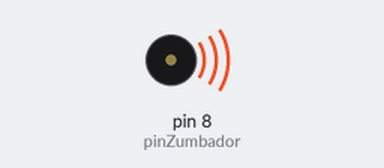
Bench run of a sketch on a simulated Arduino Uno, built with avr-gcc and run on an emulated ATmega328P. On the bench: buzzer (waves = sounding).

Above: at 0.2 s.
Timing chart, 0 to 3.0 s (numbered marks = the images above):
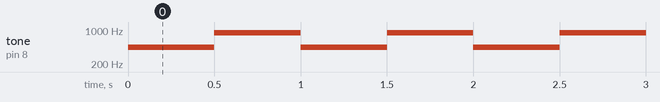

Measured:
- by itself, tone on pin 8 (pinZumbador): alternates 880 Hz for 0.50 s and 440 Hz for 0.50 s

The sketch:

Zumbador.ino
```cpp
/* Kit Bricogeek
*
* conexion zumbador
*
* by @javacasm
 */

#define pinZumbador 8

void setup() {
  pinMode(pinZumbador,OUTPUT);
}

void loop() {

  tone(pinZumbador,440,500);
  delay(500);
  tone(pinZumbador,880,500);
  delay(500);


}
```
